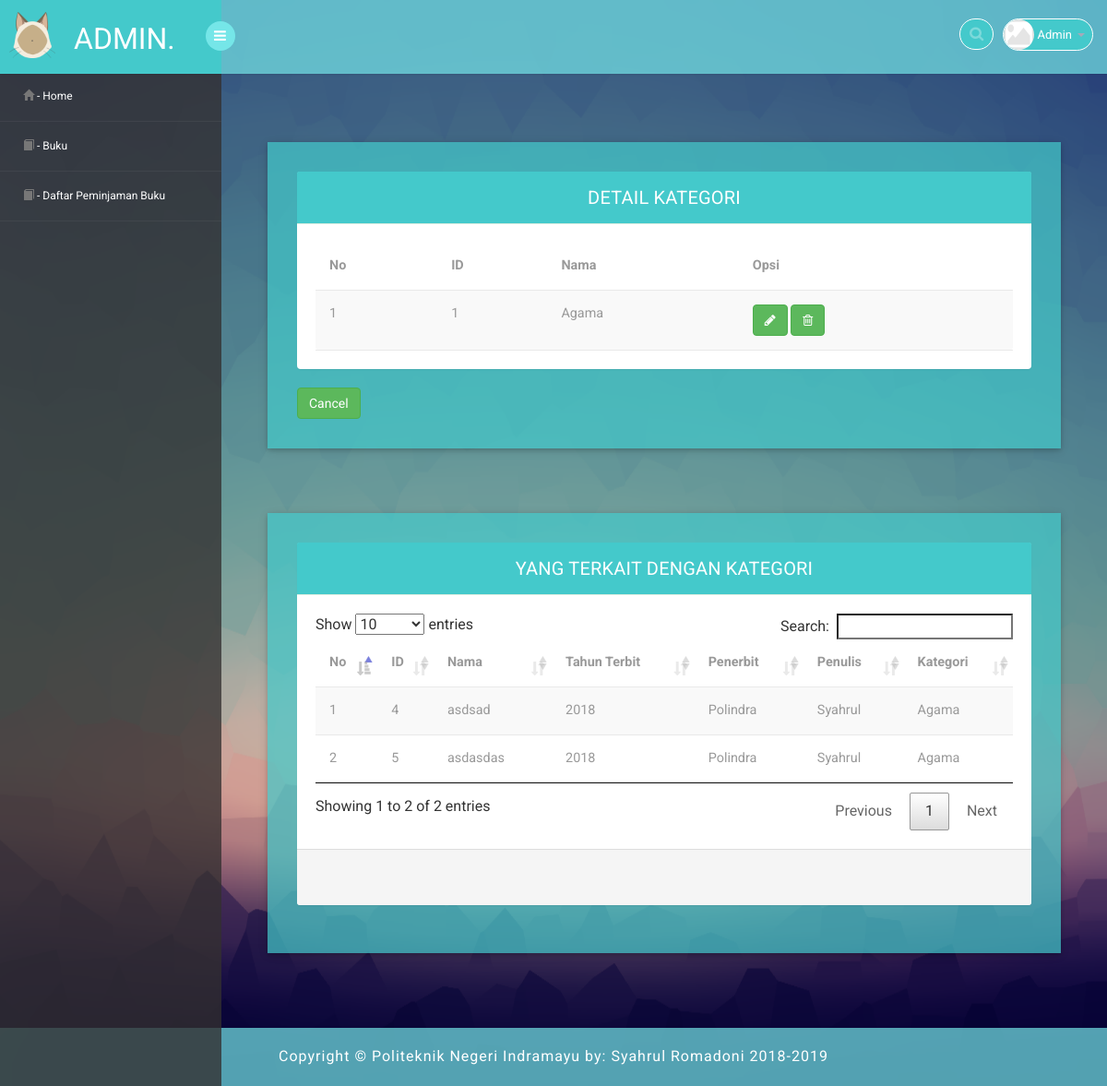
Page /3/media.php?page=detail_kategori&id=1 (signed in) on the earlier database version.
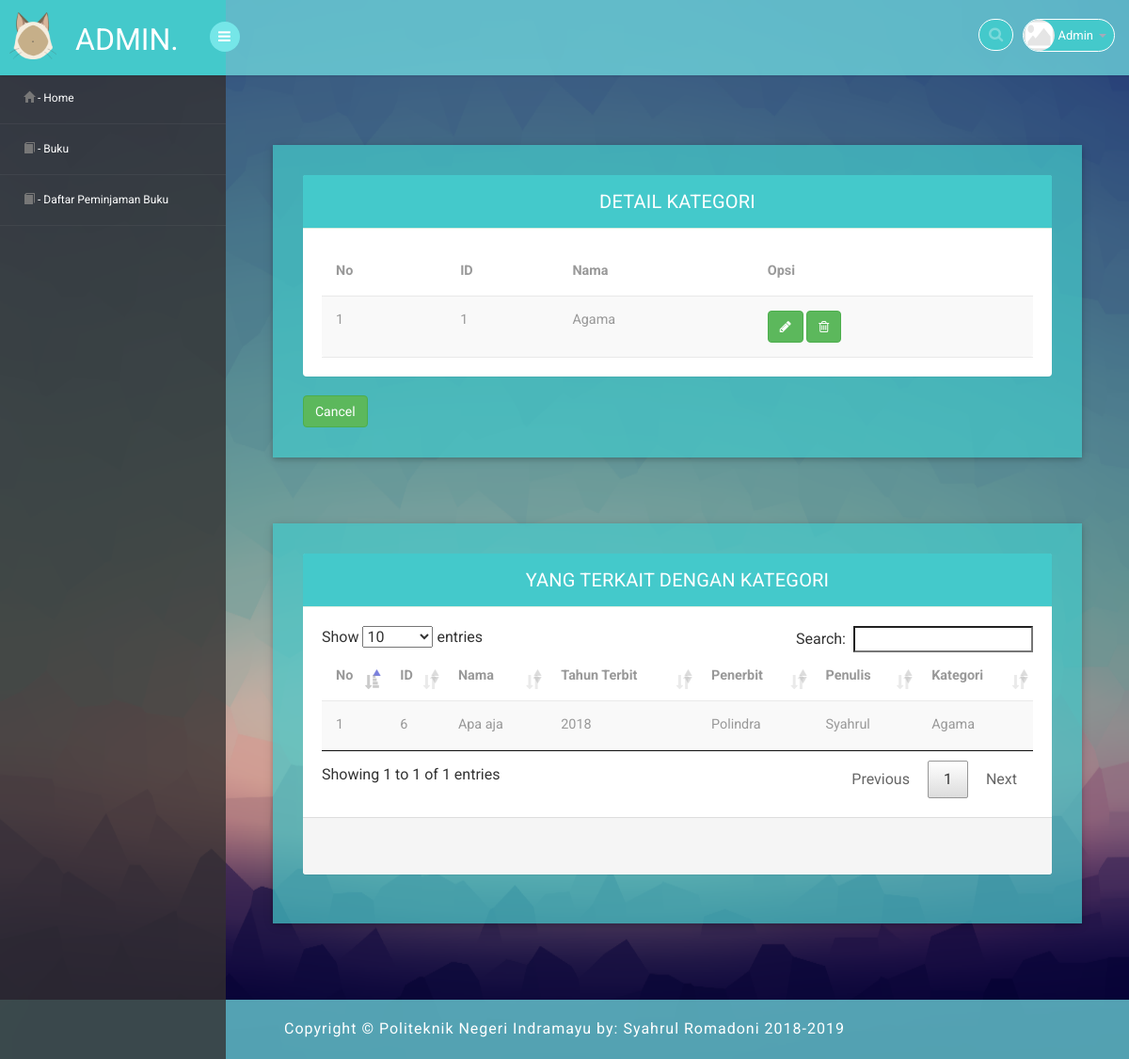
Same page on the later database version.
### tables this page shows
CREATE TABLE `kategori` (
  `id` int(11) NOT NULL,
  `nama` varchar(255) NOT NULL
);

CREATE TABLE `buku` (
  `id` int(11) NOT NULL,
  `nama` varchar(255) NOT NULL,
  `tahun_terbit` year(4) DEFAULT NULL,
  `id_penulis` int(11) DEFAULT NULL,
  `id_penerbit` int(11) DEFAULT NULL,
  `id_kategori` int(11) DEFAULT NULL,
  `sinopsis` text,
  `sampul` varchar(255) DEFAULT NULL,
  `berkas` varchar(255) DEFAULT NULL
);

CREATE TABLE `penerbit` (
  `id` int(11) NOT NULL,
  `nama` varchar(255) DEFAULT NULL,
  `alamat` text,
  `telepon` varchar(255) DEFAULT NULL,
  `email` varchar(2555) DEFAULT NULL
);

CREATE TABLE `penulis` (
  `id` int(11) NOT NULL,
  `nama` varchar(255) NOT NULL,
  `alamat` text,
  `telepon` varchar(255) DEFAULT NULL,
  `email` varchar(255) DEFAULT NULL
);

### 3/halaman/mod_buku/detail_kategori.php (the view, shortened to what the changed rows need)
<?php
include "../config/koneksi.php";
$id=$_GET['id'];
$query = "SELECT * FROM kategori WHERE id='$id'";
$hasil = mysqli_query($conn, $query);
$tampil = mysqli_num_rows($hasil);
$i = 1;
if ( $tampil> 0) {
    while ( $data = mysqli_fetch_assoc($hasil)) {
?>
<div class="row">
    <div class="panel-body">
        <div class="col-md-12 w3ls-graph">
            <div class="agileinfo-grap">
                <div class="panel panel-default">
                    <div class="panel-heading">DETAIL KATEGORI</div>
                        <div class="table-responsive sr">
                          <table class="table table-striped b-t b-light">
                            <thead>
                              <tr>
                                <th>No</th>
                                <th>ID</th>
                                <th>Nama</th>
                                <th>Opsi</th>
                              </tr>
                            </thead>
                            <tbody>
                                <tr>
                                    <td><?php echo $i++ ?></td>
                                    <td><?php echo $data['id']; ?></td>
                                    <td><?php echo $data['nama']; ?></td>
                                    <td>
                                        <a href="media.php?page=edit_kategori&id=<?php echo $data['id'] ?>"><button class="btn btn-success" type="submit"><i class="fa fa-pencil"></i></button></a>
                                        <a href="halaman/mod_buku/aksi_hapus_kategori.php?id=<?php echo $data['id'] ?>"><button class="btn btn-success" type="submit"><i class="fa fa-trash-o"></i></button></a>
                                    </td>
                                </tr>
                            </tbody>
                        </table>
                    </div>
                </div>
                <div align="left">
                    <button class="btn btn-success" type="button" onclick="history.back()">Cancel</button>
                </div>
            </div>
        </div>
    </div>
</div>
<div class="row">
    <div class="panel-body">
        <div class="col-md-12 w3ls-graph">
            <div class="agileinfo-grap">
                <div class="panel panel-default">
                    <div class="panel-heading">YANG TERKAIT DENGAN KATEGORI</div>
                        <div class="table-responsive sr">
                          <table id="data" class="table table-striped b-t b-light">
                            <thead>
                              <tr>
                                <th>No</th>
                                <th>ID</th>
                                <th>Nama</th>
                                <th>Tahun Terbit</th>
                                <th>Penerbit</th>
                                <th>Penulis</th>
                                <th>Kategori</th>
                              </tr>
                            </thead>
                            <tbody>
                                <?php
                                    $query  = "SELECT * FROM buku WHERE id_kategori='$id'";
                                    $hasil  = mysqli_query($conn, $query);
                                    $tampil = mysqli_num_rows($hasil);
                                    $i = 1;
                                    if ( $tampil> 0) {
                                        while ( $data = mysqli_fetch_assoc($hasil)) {
                                ?>
                                <tr>
                                    <td><?php echo $i++ ?></td>
                                    <td><?php echo $data['id']; ?></td>
                                    <td><?php echo $data['nama']; ?></td>
                                    <td><?php echo $data['tahun_terbit']; ?></td>
                                    <?php
                                        $data1 = mysqli_query($conn, "SELECT * FROM penerbit WHERE id='$data[id_penerbit]'");
                                        $id    = mysqli_fetch_array($data1);
                                        $mp1   = $id['nama'];
                                    ?>
                                    <td><?php echo $mp1; ?></td>
                                    <?php
                                        $data2 = mysqli_query($conn, "SELECT * FROM penulis WHERE id='$data[id_penulis]'");
                                        $id    = mysqli_fetch_array($data2);
                                        $mp2   = $id['nama'];
                                    ?>
                                    <td><?php echo $mp2; ?></td>
                                    <?php
                                        $data3 = mysqli_query($conn, "SELECT * FROM kategori WHERE id='$data[id_kategori]'");
                                        $id    = mysqli_fetch_array($data3);
                                        $mp3   = $id['nama'];
                                    ?>
                                    <td><?php echo $mp3; ?></td>
                                </tr>
                                <?php
                                    }
                                }
                                ?>
                            </tbody>
                        </table>
                    </div>
                    <footer class="panel-footer">
                        <div class="row">
                        </div>
                    </footer>
                </div>
            </div>
        </div>
    </div>
</div>
<?php
    }
}
?>

Differences in the rows shown:
removed buku: id "4", nama "asdsad", tahun_terbit "2018", id_penerbit.nama "Polindra", id_penulis.nama "Syahrul", id_kategori.nama "Agama"
removed buku: id "5", nama "asdasdas", tahun_terbit "2018", id_penerbit.nama "Polindra", id_penulis.nama "Syahrul", id_kategori.nama "Agama"
added buku: id "6", nama "Apa aja", tahun_terbit "2018", id_penerbit.nama "Polindra", id_penulis.nama "Syahrul", id_kategori.nama "Agama"
Other differences:
text written by a page script: "Show entries Search: Showing 1 to 2 of 2 entries Previous 1 Next" → "Show entries Search: Showing 1 to 1 of 1 entries Previous 1 Next"
